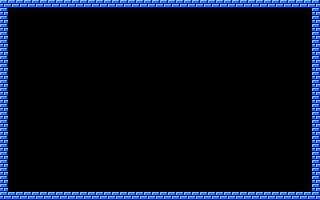

The image is a tile-based game level rendered from a .tmx file. Its description and complete source (layers, tilesets, objects, tile grids) follow:
An orthogonal 40x25 tile map with 8x8 px tiles, 1 tile layer (Tile Layer 1).

<map version="1.2" tiledversion="1.2.0" orientation="orthogonal" renderorder="right-down" width="40" height="25" tilewidth="8" tileheight="8" infinite="0" nextlayerid="2" nextobjectid="1">
 <tileset firstgid="1" name="walls" tilewidth="8" tileheight="8" tilecount="1" columns="1">
  <image source="../img/walls_barcelona.png" width="8" height="8" />
 </tileset>
 <layer id="1" name="Tile Layer 1" width="40" height="25">
  <data encoding="csv">
1,1,1,1,1,1,1,1,1,1,1,1,1,1,1,1,1,1,1,1,1,1,1,1,1,1,1,1,1,1,1,1,1,1,1,1,1,1,1,1,
1,0,0,0,0,0,0,0,0,0,0,0,0,0,0,0,0,0,0,0,0,0,0,0,0,0,0,0,0,0,0,0,0,0,0,0,0,0,0,1,
1,0,0,0,0,0,0,0,0,0,0,0,0,0,0,0,0,0,0,0,0,0,0,0,0,0,0,0,0,0,0,0,0,0,0,0,0,0,0,1,
1,0,0,0,0,0,0,0,0,0,0,0,0,0,0,0,0,0,0,0,0,0,0,0,0,0,0,0,0,0,0,0,0,0,0,0,0,0,0,1,
1,0,0,0,0,0,0,0,0,0,0,0,0,0,0,0,0,0,0,0,0,0,0,0,0,0,0,0,0,0,0,0,0,0,0,0,0,0,0,1,
1,0,0,0,0,0,0,0,0,0,0,0,0,0,0,0,0,0,0,0,0,0,0,0,0,0,0,0,0,0,0,0,0,0,0,0,0,0,0,1,
1,0,0,0,0,0,0,0,0,0,0,0,0,0,0,0,0,0,0,0,0,0,0,0,0,0,0,0,0,0,0,0,0,0,0,0,0,0,0,1,
1,0,0,0,0,0,0,0,0,0,0,0,0,0,0,0,0,0,0,0,0,0,0,0,0,0,0,0,0,0,0,0,0,0,0,0,0,0,0,1,
1,0,0,0,0,0,0,0,0,0,0,0,0,0,0,0,0,0,0,0,0,0,0,0,0,0,0,0,0,0,0,0,0,0,0,0,0,0,0,1,
1,0,0,0,0,0,0,0,0,0,0,0,0,0,0,0,0,0,0,0,0,0,0,0,0,0,0,0,0,0,0,0,0,0,0,0,0,0,0,1,
1,0,0,0,0,0,0,0,0,0,0,0,0,0,0,0,0,0,0,0,0,0,0,0,0,0,0,0,0,0,0,0,0,0,0,0,0,0,0,1,
1,0,0,0,0,0,0,0,0,0,0,0,0,0,0,0,0,0,0,0,0,0,0,0,0,0,0,0,0,0,0,0,0,0,0,0,0,0,0,1,
1,0,0,0,0,0,0,0,0,0,0,0,0,0,0,0,0,0,0,0,0,0,0,0,0,0,0,0,0,0,0,0,0,0,0,0,0,0,0,1,
1,0,0,0,0,0,0,0,0,0,0,0,0,0,0,0,0,0,0,0,0,0,0,0,0,0,0,0,0,0,0,0,0,0,0,0,0,0,0,1,
1,0,0,0,0,0,0,0,0,0,0,0,0,0,0,0,0,0,0,0,0,0,0,0,0,0,0,0,0,0,0,0,0,0,0,0,0,0,0,1,
1,0,0,0,0,0,0,0,0,0,0,0,0,0,0,0,0,0,0,0,0,0,0,0,0,0,0,0,0,0,0,0,0,0,0,0,0,0,0,1,
1,0,0,0,0,0,0,0,0,0,0,0,0,0,0,0,0,0,0,0,0,0,0,0,0,0,0,0,0,0,0,0,0,0,0,0,0,0,0,1,
1,0,0,0,0,0,0,0,0,0,0,0,0,0,0,0,0,0,0,0,0,0,0,0,0,0,0,0,0,0,0,0,0,0,0,0,0,0,0,1,
1,0,0,0,0,0,0,0,0,0,0,0,0,0,0,0,0,0,0,0,0,0,0,0,0,0,0,0,0,0,0,0,0,0,0,0,0,0,0,1,
1,0,0,0,0,0,0,0,0,0,0,0,0,0,0,0,0,0,0,0,0,0,0,0,0,0,0,0,0,0,0,0,0,0,0,0,0,0,0,1,
1,0,0,0,0,0,0,0,0,0,0,0,0,0,0,0,0,0,0,0,0,0,0,0,0,0,0,0,0,0,0,0,0,0,0,0,0,0,0,1,
1,0,0,0,0,0,0,0,0,0,0,0,0,0,0,0,0,0,0,0,0,0,0,0,0,0,0,0,0,0,0,0,0,0,0,0,0,0,0,1,
1,0,0,0,0,0,0,0,0,0,0,0,0,0,0,0,0,0,0,0,0,0,0,0,0,0,0,0,0,0,0,0,0,0,0,0,0,0,0,1,
1,0,0,0,0,0,0,0,0,0,0,0,0,0,0,0,0,0,0,0,0,0,0,0,0,0,0,0,0,0,0,0,0,0,0,0,0,0,0,1,
1,1,1,1,1,1,1,1,1,1,1,1,1,1,1,1,1,1,1,1,1,1,1,1,1,1,1,1,1,1,1,1,1,1,1,1,1,1,1,1
</data>
 </layer>
</map>
